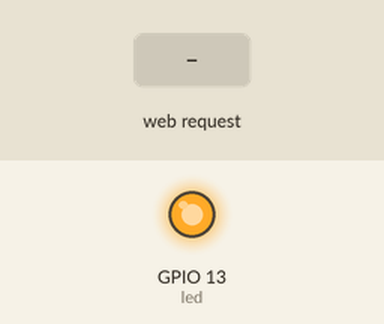
Bench run of a sketch on a simulated ESP8266 (NodeMCU). Shown: output pins drawn as LEDs (lit = HIGH). Inputs (shaded band) come from the test bench. WiFi joins after 1.5 s; servers stay silent unless stated; the local clock reads 2024-03-15 10:24:30 at power-on unless the sketch sets it; not simulated (calls return 0 or success): credentials.h; what the sketch prints to the serial monitor is not drawn.

Above: at 2.7 s.
2.8 s: HTTP request GET /on?minutes=1 received
At 4.0 s:
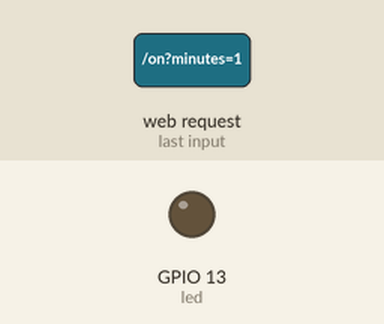
4.3 s: HTTP request GET /on received
At 5.3 s:
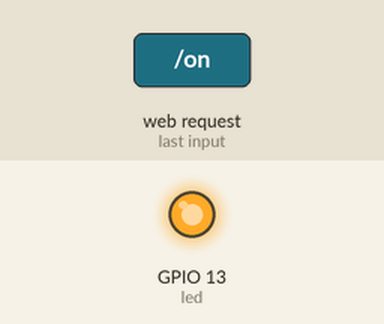
5.8 s: HTTP request GET /on?minutes=120 received
At 6.4 s:
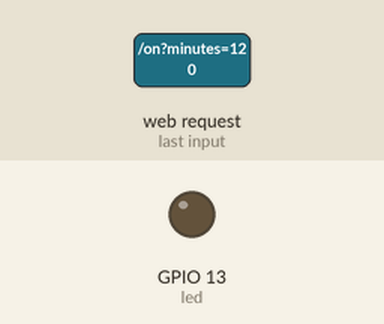
Timing chart, 0 to 8.8 s (numbered marks = the images above; inputs shaded):
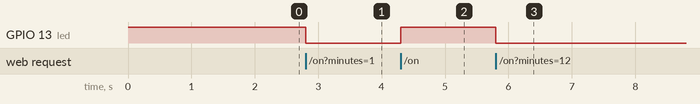

The sketch:

AutoCoffee.ino
```cpp
#include <ESP8266WiFi.h>
#include <WiFiClient.h>
#include <ESP8266WebServer.h>
#include <ESP8266mDNS.h>

#include <Wire.h>
#include "DS3231.h"

#include "credentials.h"
#include "index.h"

const char *ssid = SSID;
const char *password = PASSWORD;

RTClib RTC;
// DS3231 rtclock;

/*
    rtclock.setSecond(59);
    rtclock.setMinute(50);
    rtclock.setHour(14);
    rtclock.setDoW(4);
    rtclock.setDate(9);
    rtclock.setMonth(7);
    rtclock.setYear(20);
 */

ESP8266WebServer server(80);

const int led = 13;

bool makingCoffee = false;
uint32_t timerStop = 0;

// milliseconds/seconds
unsigned long precision = 3 * 100; // Calculated by taking 10 samples of actual time taken to switch off after the 0 seconds
// It's not accurate cause I'm not using a RTC but millis() instead. In my case it was 3 secs every 10 secs. seconds * 1000 => 3/10 * 1000 mills/secs => 300

void handleNotFound()
{
    String message = "File Not Found\n\n";
    message += "URI: ";
    message += server.uri();
    message += "\nMethod: ";
    message += (server.method() == HTTP_GET) ? "GET" : "POST";
    message += "\nArguments: ";
    message += server.args();
    message += "\n";
    for (uint8_t i = 0; i < server.args(); i++)
    {
        message += " " + server.argName(i) + ": " + server.arg(i) + "\n";
    }
    server.send(404, "text/plain", message);
}

void startTimer(int minutes, int seconds) {
  if (minutes < 0 || seconds < 0) return;
  timerStop = RTC.now().unixtime() + (minutes * 60) + seconds;
}

void setup(void)
{
    pinMode(led, OUTPUT);
    digitalWrite(led, HIGH);
    Serial.begin(115200);
    Wire.begin();
    WiFi.mode(WIFI_STA);
    WiFi.begin(ssid, password);
    Serial.println("");

    // Wait for connection
    while (WiFi.status() != WL_CONNECTED)
    {
        delay(500);
        Serial.print(".");
    }
    Serial.println("");
    Serial.print("Connected to ");
    Serial.println(ssid);
    Serial.print("IP address: ");
    Serial.println(WiFi.localIP());

    if (MDNS.begin("esp8266"))
    {
        Serial.println("MDNS responder started");
    }

    server.on("/", []() {
      server.send(200, "text/html", indexPage);
    });

    server.on("/status", []() {
        server.send(200, "text/plain", makingCoffee ? "1" : "0");
    });

    server.on("/on", []() {
        // makingCoffee = true;
        startTimer(server.arg("minutes").toInt(), server.arg("seconds").toInt());
        makingCoffee = true;
        server.send(200, "text/plain", "ok");
    });

    server.on("/off", []() {
        makingCoffee = false;
        server.send(200, "text/plain", "ok");
    });

    server.onNotFound(handleNotFound);

    server.begin();
    Serial.println("HTTP server started");
}

void updateStatus() {
  if (makingCoffee) {
      digitalWrite(led, LOW);
      Serial.print("Time: ");
      Serial.println(RTC.now().unixtime());
      Serial.print("Should stop at: ");
      Serial.println(timerStop);
      if (RTC.now().unixtime() >= timerStop) {
        makingCoffee = false;
        digitalWrite(led, HIGH);
      }
    } else {
      digitalWrite(led, HIGH);
    }
}

void loop(void)
{
    updateStatus();
    server.handleClient();
    MDNS.update();
    updateStatus();
}
```

index.h
```cpp
const char *indexPage =
"<!DOCTYPE html>\n"
"<html lang=\"en\">\n"
"  <head>\n"
"    <meta charset=\"UTF-8\" />\n"
"    <meta name=\"viewport\" content=\"width=device-width, initial-scale=1.0\" />\n"
"    <title>AutoCoffee</title>\n"
"    <style>\n"
"      body {\n"
"        margin: 0;\n"
"        padding: 0;\n"
"        font-size: 1.8em;\n"
"        width: 100%;\n"
"      }\n"
"      .content {\n"
"        max-width: 90%;\n"
"        margin: auto;\n"
"      }\n"
"      .status {\n"
"        text-align: center;\n"
"        padding: 1em 0;\n"
"        margin-top: 1em;\n"
"        background-color: red;\n"
"      }\n"
"      .status.waiting {\n"
"        background-color: orange;\n"
"      }\n"
"      .status.running {\n"
"        background-color: lightgreen;\n"
"      }\n"
"      .actions {\n"
"        margin: 2em auto;\n"
"        text-align: center;\n"
"      }\n"
"      .actions button {\n"
"        font-size: 0.8em;\n"
"        width: 6em;\n"
"        height: 2em;\n"
"        margin: 0.5em 1.5em;\n"
"      }\n"
"      .timer {\n"
"        font-size: 0.6em;\n"
"        text-align: center;\n"
"      }\n"
"      .timer input {\n"
"        width: 3em;\n"
"        font-size: 1em;\n"
"      }\n"
"    </style>\n"
"  </head>\n"
"  <body>\n"
"    <div class=\"content\">\n"
"      <div class=\"status\" id=\"status-div\">\n"
"        Fetching status...\n"
"      </div>\n"
"      <div class=\"actions\">\n"
"        <button id=\"start-btn\">\n"
"          Start\n"
"        </button>\n"
"        <button id=\"stop-btn\">\n"
"          Stop\n"
"        </button>\n"
"      </div>\n"
"      <div class=\"timer\">\n"
"        <input\n"
"          type=\"number\"\n"
"          name=\"minutes\"\n"
"          id=\"minutes\"\n"
"          value=\"2\"\n"
"          min=\"0\"\n"
"          max=\"60\"\n"
"        />\n"
"        :\n"
"        <input\n"
"          type=\"number\"\n"
"          name=\"seconds\"\n"
"          id=\"seconds\"\n"
"          value=\"30\"\n"
"          min=\"0\"\n"
"          max=\"60\"\n"
"        />\n"
"      </div>\n"
"    </div>\n"
"    <script>\n"
"      let status = document.getElementById(\"status-div\");\n"
"      let start = document.getElementById(\"start-btn\");\n"
"      let stop = document.getElementById(\"stop-btn\");\n"
"      let minutes = document.getElementById(\"minutes\");\n"
"      let seconds = document.getElementById(\"seconds\");\n"
"      let timerInterval;\n"
"\n"
"      start.addEventListener(\"click\", () => {\n"
"        clearInterval(timerInterval);\n"
"        fetch(\"/on\", {\n"
"          method: \"POST\",\n"
"          headers: {\n"
"            \"Content-Type\": \"application/x-www-form-urlencoded;charset=UTF-8\",\n"
"          },\n"
"          body:\n"
"            \"minutes=\" +\n"
"            encodeURIComponent(minutes.value) +\n"
"            \"&seconds=\" +\n"
"            encodeURIComponent(seconds.value),\n"
"        });\n"
"        timerInterval = setInterval(() => {\n"
"          if (seconds.value == 0) {\n"
"            if (minutes.value == 0) clearInterval(timerInterval);\n"
"            else {\n"
"              minutes.value--;\n"
"              seconds.value = 59;\n"
"            }\n"
"          } else seconds.value--;\n"
"        }, 1000);\n"
"      });\n"
"\n"
"      stop.addEventListener(\"click\", () => {\n"
"        fetch(\"/off\", {\n"
"          method: \"POST\",\n"
"        });\n"
"        clearInterval(timerInterval);\n"
"      });\n"
"\n"
"      let checkStatus = (statusElement) => {\n"
"        fetch(\"/status\", {\n"
"          method: \"POST\",\n"
"        })\n"
"          .then((res) => res.text())\n"
"          .then((data) => {\n"
"            switch (data) {\n"
"              case \"0\":\n"
"                statusElement.classList.remove(\"running\");\n"
"                statusElement.classList.add(\"waiting\");\n"
"                statusElement.innerText = \"Waiting...\";\n"
"                break;\n"
"              case \"1\":\n"
"                statusElement.classList.remove(\"waiting\");\n"
"                statusElement.classList.add(\"running\");\n"
"                statusElement.innerText = \"Running\";\n"
"                break;\n"
"            }\n"
"          });\n"
"      };\n"
"\n"
"      setInterval(() => {\n"
"        checkStatus(status);\n"
"      }, 1000);\n"
"    </script>\n"
"  </body>\n"
"</html>\n"
;
```

Measured:
- after the input at 2.8 s, GPIO 13 (led): HIGH → LOW at once
- after the input at 4.3 s, GPIO 13 (led): LOW → HIGH at once
- after the input at 5.8 s, GPIO 13 (led): HIGH → LOW at once
